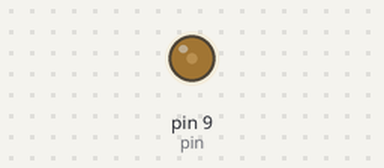
Recording of a sketch running on a simulated Arduino Uno, built with avr-gcc and run on an emulated ATmega328P. Parts: output pins drawn as LEDs (lit = HIGH).

Above: at 0.05 s.
At 3.75 s:
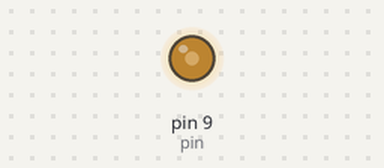
At 7.45 s:
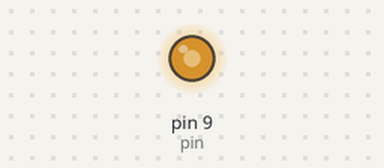
At 14.95 s:
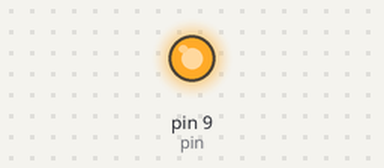
Timing chart, 0 to 19.5 s (numbered marks = the images above):
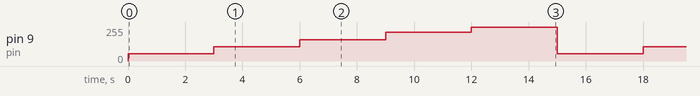

The sketch:

Pulse_width_modulation.ino
```cpp
int pin = 9;

void setup() {
  // put your setup code here, to run once:
  pinMode(pin, OUTPUT);

}

void loop() {
  // put your main code here, to run repeatedly:
  analogWrite(pin,54);
  delay(3000);
  analogWrite(pin,108);
  delay(3000);
  analogWrite(pin,161);
  delay(3000);
  analogWrite(pin,214);
  delay(3000);
  analogWrite(pin,255);
  delay(3000);
}
```

Measured:
- by itself, pin 9 (pin): repeats every 15.0 s: 108/255 3.0 s, 161/255 3.0 s, 214/255 3.0 s, 255/255 3.0 s, 54/255 3.0 s
